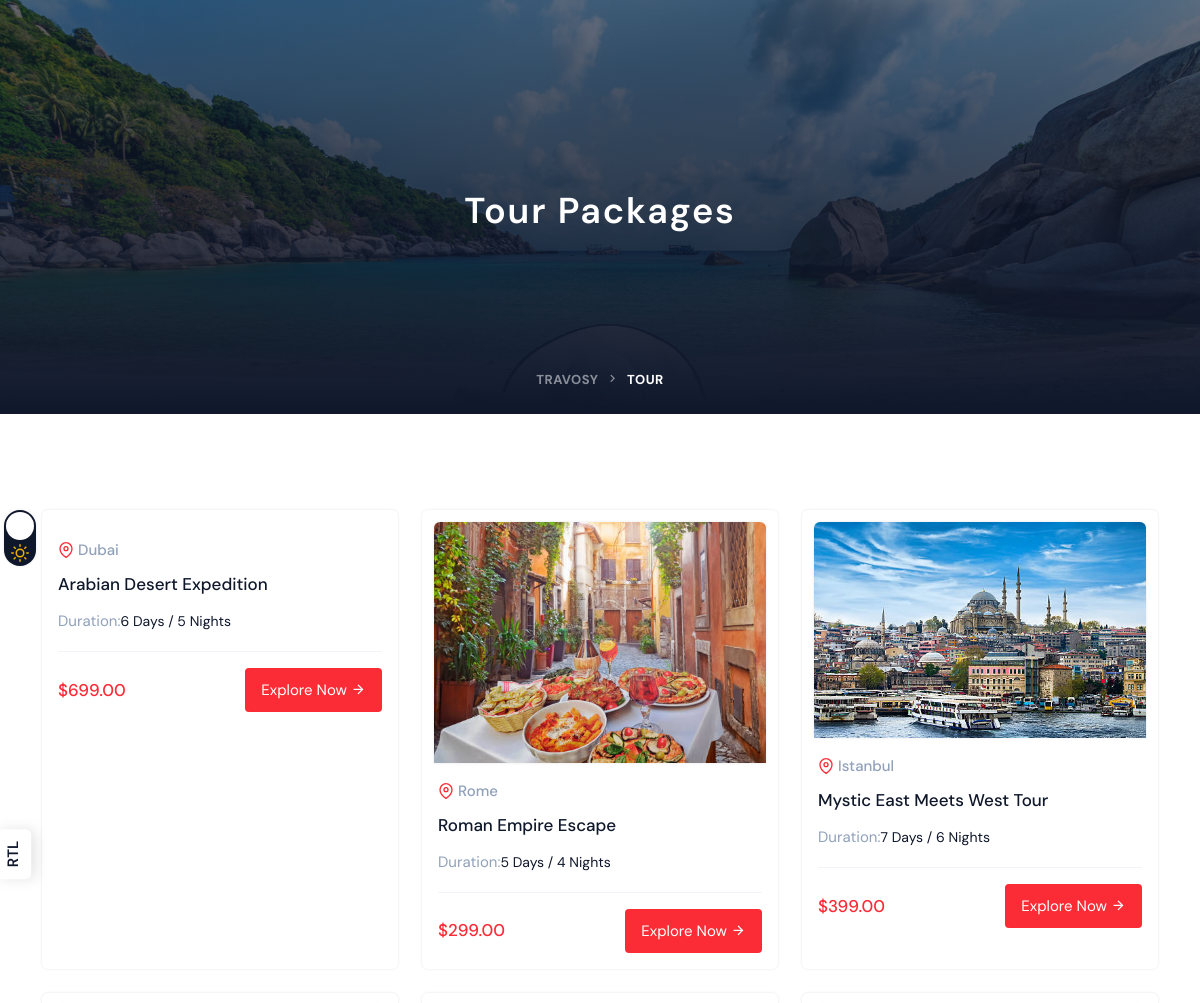
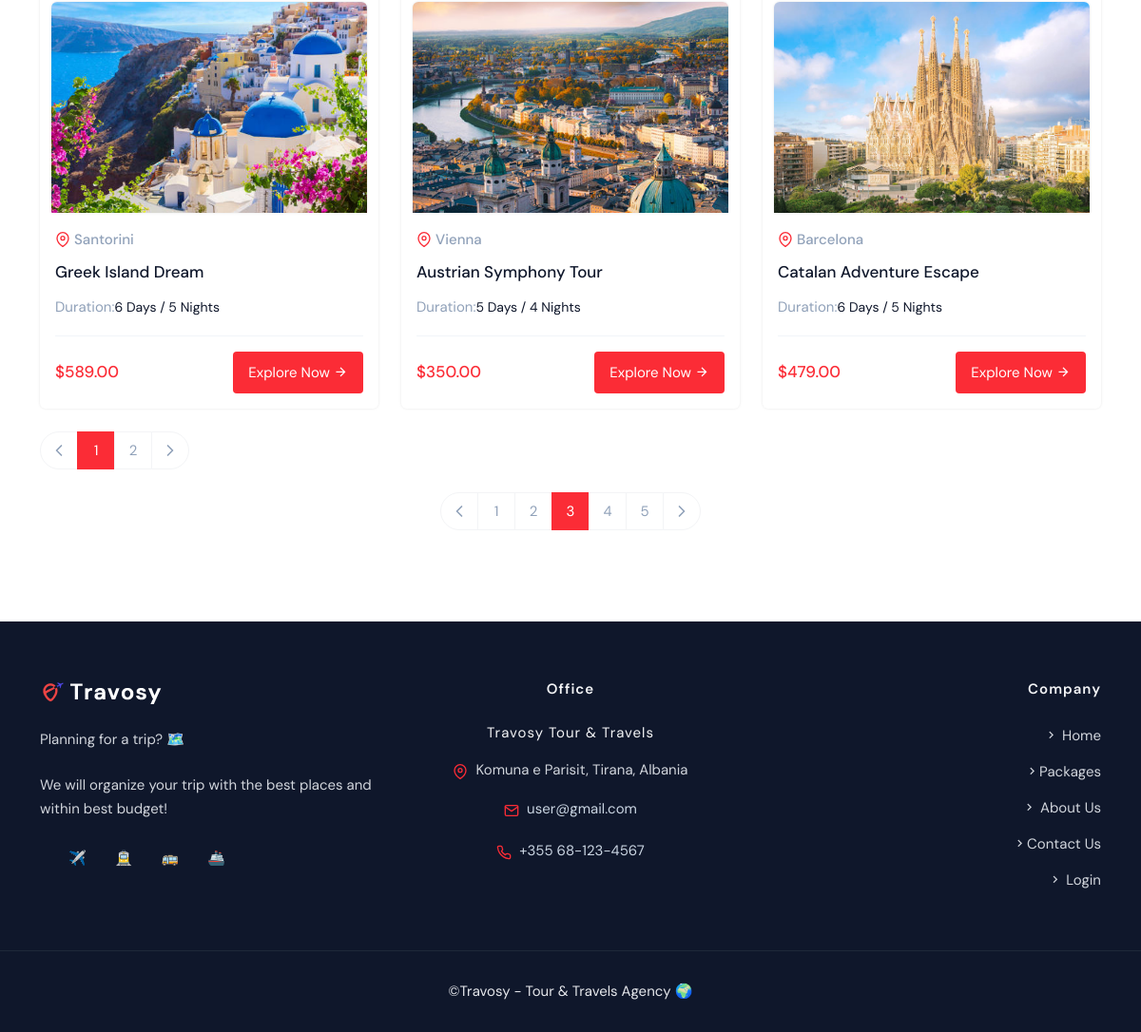
Page /grid.php on the committed database (2 pictures, top to bottom).
### tables this page shows
CREATE TABLE `packages` (
  `package_id` int(11) NOT NULL,
  `departure_city` varchar(100) NOT NULL,
  `destination_city` varchar(100) NOT NULL,
  `name` varchar(150) NOT NULL,
  `description` text DEFAULT NULL,
  `transport_type` enum('bus','flight','train','ship','mixed') NOT NULL,
  `accommodation_type` enum('hotel','airbnb','resort') NOT NULL,
  `hotel_name` varchar(150) DEFAULT NULL,
  `num_nights` int(11) NOT NULL,
  `num_days` int(11) NOT NULL,
  `departure_date` date NOT NULL,
  `return_date` date NOT NULL,
  `base_price` decimal(10,2) NOT NULL,
  `includes_meals` tinyint(1) DEFAULT 0,
  `includes_tour_guide` tinyint(1) DEFAULT 0,
  `max_capacity` int(11) NOT NULL,
  `img1` varchar(2083) DEFAULT NULL,
  `img2` varchar(2083) DEFAULT NULL,
  `img3` varchar(2083) DEFAULT NULL,
  `img4` varchar(2083) DEFAULT NULL,
  `status` enum('active','inactive') DEFAULT 'active',
  `created_at` datetime NOT NULL DEFAULT current_timestamp()
);

### Base/Components/Listing/packages.php (the view, shortened to what this page needs)
<?php
include 'config.php';
$packagesPerPage = 6;
$page = isset($_GET['page']) && is_numeric($_GET['page']) ? (int) $_GET['page'] : 1;
$offset = ($page - 1) * $packagesPerPage;
$totalResult = $conn->query("SELECT COUNT(*) as total FROM packages WHERE status = 'active'");
$totalRow = $totalResult->fetch_assoc();
$totalPackages = $totalRow['total'];
$query = "SELECT * FROM packages WHERE status = 'active' ORDER BY created_at DESC LIMIT $packagesPerPage OFFSET $offset";
$result = $conn->query($query);
if ($result->num_rows > 0):
    while ($item = $result->fetch_assoc()):
?>
<div class="group rounded-md shadow-sm dark:shadow-gray-700">
    <div class="relative overflow-hidden rounded-t-md shadow-sm dark:shadow-gray-700 mx-3 mt-3">
        <img src="<?php echo $static_url . $item['img1']; ?>" class="scale-125 group-hover:scale-100 duration-500" alt="">
    </div>
    <div class="p-4">
        <p class="flex items-center text-slate-400 font-medium mb-2">
            <i data-feather="map-pin" class="text-red-500 size-4 me-1"></i>
            <?php echo htmlspecialchars($item['destination_city']); ?>
        </p>
        <a href="tour-detail-one.php?title=<?php echo urlencode(str_replace(' ', '-', strtolower($item['name']))); ?>"
           class="text-lg font-medium hover:text-red-500 duration-500 ease-in-out">
           <?php echo htmlspecialchars($item['name']); ?>
        </a>
        <div class="flex items-center mt-2">
            <span class="text-slate-400">Duration:</span>
            <span class="text-sm ml-2 text-slate-600 dark:text-white">
                <?php echo "{$item['num_days']} Days / {$item['num_nights']} Nights"; ?>
            </span>
        </div>
        <div class="mt-4 pt-4 flex justify-between items-center border-t border-slate-100 dark:border-gray-800">
            <h5 class="text-lg font-medium text-red-500">$<?php echo number_format($item['base_price'], 2); ?></h5>
            <a href="tour-detail-one.php?title=<?php echo urlencode(str_replace(' ', '-', strtolower($item['name']))); ?>"
               class="inline-block bg-red-500 text-white px-4 py-2 rounded hover:bg-red-600 transition duration-300">
               Explore Now <i class="mdi mdi-arrow-right"></i>
            </a>
        </div>
    </div>
</div>
<?php
    endwhile;
else:
    echo "<p>No packages found.</p>";
endif;
?>
<?php
$totalPages = ceil($totalPackages / $packagesPerPage);
if ($totalPages > 1): ?>
<nav aria-label="Page navigation example">
    <ul class="inline-flex items-center -space-x-px">
        <li>
            <a href="?page=<?php echo max(1, $page - 1); ?>"
               class="size-[40px] inline-flex justify-center items-center text-slate-400 bg-white dark:bg-slate-900 rounded-s-3xl hover:text-white border border-gray-100 dark:border-gray-800 hover:border-red-500 dark:hover:border-red-500 hover:bg-red-500 dark:hover:bg-red-500">
                <i data-feather="chevron-left" class="size-5 rtl:rotate-180 rtl:-mt-1"></i>
            </a>
        </li>
        <?php for ($i = 1; $i <= $totalPages; $i++):
            $active = ($i == $page); ?>
            <li>
                <a href="?page=<?php echo $i; ?>"
                   <?php if ($active): ?>
                     aria-current="page"
                     class="z-10 size-[40px] inline-flex justify-center items-center text-white bg-red-500 border border-red-500"
                   <?php else: ?>
                     class="size-[40px] inline-flex justify-center items-center text-slate-400 hover:text-white bg-white dark:bg-slate-900 border border-gray-100 dark:border-gray-800 hover:border-red-500 dark:hover:border-red-500 hover:bg-red-500 dark:hover:bg-red-500"
                   <?php endif; ?>>
                   <?php echo $i; ?>
                </a>
            </li>
        <?php endfor; ?>
        <li>
            <a href="?page=<?php echo min($totalPages, $page + 1); ?>"
               class="size-[40px] inline-flex justify-center items-center text-slate-400 bg-white dark:bg-slate-900 rounded-e-3xl hover:text-white border border-gray-100 dark:border-gray-800 hover:border-red-500 dark:hover:border-red-500 hover:bg-red-500 dark:hover:bg-red-500">
                <i data-feather="chevron-right" class="size-5 rtl:rotate-180 rtl:-mt-1"></i>
            </a>
        </li>
    </ul>
</nav>
<?php
endif;
?>

### grid.php (shortened to what this page needs)
<?php
$base_dir = __DIR__ . '/Base';
$static_url = '/Travosy/assets';
?>
<section class="relative table w-full items-center py-36 bg-top bg-no-repeat bg-cover" style="background-image: url('<?php echo $static_url . '/images/bg/cta.jpg'; ?>');">
    <div class="absolute inset-0 bg-gradient-to-b from-slate-900/60 via-slate-900/80 to-slate-900"></div>
    <div class="container relative">
        <div class="grid grid-cols-1 pb-8 text-center mt-10">
            <h3 class="text-4xl leading-normal tracking-wider font-semibold text-white">Tour Packages</h3>
        </div>
    </div>
    <div class="absolute text-center z-10 bottom-5 start-0 end-0 mx-3">
        <ul class="tracking-[0.5px] mb-0 inline-block">
            <li class="inline-block uppercase text-[13px] font-bold duration-500 ease-in-out text-white/50 hover:text-white"><a href="index.php">Travosy</a></li>
            <li class="inline-block text-base text-white/50 mx-0.5 ltr:rotate-0 rtl:rotate-180"><i class="mdi mdi-chevron-right"></i></li>
            <li class="inline-block uppercase text-[13px] font-bold duration-500 ease-in-out text-white" aria-current="page">Tour</li>
        </ul>
    </div>
</section>
<section class="relative md:py-24 py-16">
    <div class="container relative">
        <div class="grid lg:grid-cols-3 md:grid-cols-2 grid-cols-1 gap-6">
            <?php
                include "$base_dir/Components/Listing/packages.php";
            ?>
        </div>
        <div class="grid md:grid-cols-12 grid-cols-1 mt-6">
            <div class="md:col-span-12 text-center">
                <?php
                    include "$base_dir/Components/Listing/navigation.php";
                ?>
            </div>
        </div>
    </div>
</section>
<?php
$hero_content = ob_get_clean();
include "$base_dir/style/base.php";
?>

### Base/Components/Listing/navigation.php
<nav aria-label="Page navigation example">
    <ul class="inline-flex items-center -space-x-px">
        <li>
            <a href="#" class="size-[40px] inline-flex justify-center items-center text-slate-400 bg-white dark:bg-slate-900 rounded-s-3xl hover:text-white border border-gray-100 dark:border-gray-800 hover:border-red-500 dark:hover:border-red-500 hover:bg-red-500 dark:hover:bg-red-500">
                <i data-feather="chevron-left" class="size-5 rtl:rotate-180 rtl:-mt-1"></i>
            </a>
        </li>
        <li>
            <a href="#" class="size-[40px] inline-flex justify-center items-center text-slate-400 hover:text-white bg-white dark:bg-slate-900 border border-gray-100 dark:border-gray-800 hover:border-red-500 dark:hover:border-red-500 hover:bg-red-500 dark:hover:bg-red-500">1</a>
        </li>
        <li>
            <a href="#" class="size-[40px] inline-flex justify-center items-center text-slate-400 hover:text-white bg-white dark:bg-slate-900 border border-gray-100 dark:border-gray-800 hover:border-red-500 dark:hover:border-red-500 hover:bg-red-500 dark:hover:bg-red-500">2</a>
        </li>
        <li>
            <a href="#" aria-current="page" class="z-10 size-[40px] inline-flex justify-center items-center text-white bg-red-500 border border-red-500">3</a>
        </li>
        <li>
            <a href="#" class="size-[40px] inline-flex justify-center items-center text-slate-400 hover:text-white bg-white dark:bg-slate-900 border border-gray-100 dark:border-gray-800 hover:border-red-500 dark:hover:border-red-500 hover:bg-red-500 dark:hover:bg-red-500">4</a>
        </li>
        <li>
            <a href="#" class="size-[40px] inline-flex justify-center items-center text-slate-400 hover:text-white bg-white dark:bg-slate-900 border border-gray-100 dark:border-gray-800 hover:border-red-500 dark:hover:border-red-500 hover:bg-red-500 dark:hover:bg-red-500">5</a>
        </li>
        <li>
            <a href="#" class="size-[40px] inline-flex justify-center items-center text-slate-400 bg-white dark:bg-slate-900 rounded-e-3xl hover:text-white border border-gray-100 dark:border-gray-800 hover:border-red-500 dark:hover:border-red-500 hover:bg-red-500 dark:hover:bg-red-500">
                <i data-feather="chevron-right" class="size-5 rtl:rotate-180 rtl:-mt-1"></i>
            </a>
        </li>
    </ul>
</nav>

### Base/style/base.php (shortened to what this page needs)
<?php
$static_url = '/Travosy/assets';
?>
<!DOCTYPE html>
<html lang="en" class="light scroll-smooth" dir="ltr">
    <head>
        <link href="<?php echo $static_url; ?>/libs/swiper/css/swiper.min.css" rel="stylesheet">
        <link href="<?php echo $static_url; ?>/libs/tobii/css/tobii.min.css" rel="stylesheet">
        <link href="<?php echo $static_url; ?>/libs/tiny-slider/tiny-slider.css" rel="stylesheet">
        <link href="<?php echo $static_url; ?>/libs/js-datepicker/datepicker.min.css" rel="stylesheet">
        <link href="<?php echo $static_url; ?>/libs/@mdi/font/css/materialdesignicons.min.css" rel="stylesheet" type="text/css">
        <link rel="stylesheet" href="<?php echo $static_url; ?>/css/output.css">
        <link href="<?php echo $static_url; ?>/css/tailwind.css" rel="stylesheet" type="text/css">
    </head>
    <body class="dark:bg-slate-900">
        <main>
            <?php echo $hero_content ?? ''; ?>
        </main>
        <?php
            include 'footer.php';
        ?>
        <div class="fixed top-1/4 -left-2 z-50">
            <span class="relative inline-block rotate-90">
                <label class="label bg-slate-900 dark:bg-white shadow-sm dark:shadow-gray-800 cursor-pointer rounded-full flex justify-between items-center p-1 w-14 h-8" for="chk">
                    <i data-feather="sun" class="w-[18px] h-[18px] text-yellow-500"></i>
                    <span class="ball bg-white dark:bg-slate-900 rounded-full absolute top-[2px] left-[2px] w-7 h-7"></span>
                </label>
            </span>
        </div>
        <div class="fixed top-[40%] -left-3 z-50">
            <a href="" id="switchRtl">
                <span class="py-1 px-3 relative inline-block rounded-b-md -rotate-90 bg-white dark:bg-slate-900 shadow-md dark:shadow-sm dark:shadow-gray-800 font-semibold ltr:block rtl:hidden">RTL</span>
            </a>
        </div>
    </body>
</html>

### footer.php (shortened to what this page needs)
<footer class="footer bg-slate-900 dark:bg-slate-800 relative text-gray-200 dark:text-gray-200">
    <div class="container relative">
        <div class="grid grid-cols-12">
            <div class="col-span-12">
                <div class="py-[60px] px-0">
                    <div class="grid md:grid-cols-12 grid-cols-1 gap-12">
                          <div class="lg:col-span-4 md:col-span-12">
                            <a href="#" class="text-[22px] focus:outline-none">
                                <img src="<?php echo $static_url; ?>/images/logo-light.png" alt="">
                            </a>
                            <p class="mt-6 text-gray-300">Planning for a trip? 🗺️ </p>
                            <p class="mt-6 text-gray-300">We will organize your trip with the best places and within best budget!</p><br>
                            <p style="display: flex; gap: 30px;">
                                <span>✈️</span>
                                <span>🚊</span>
                                <span>🚌</span>
                                <span>🚢</span>
                            </p>
                        </div>
                        <div class="lg:col-span-4 md:col-span-6 flex flex-col items-center">
                            <div class="w-full">
                                <h5 class="tracking-[1px] text-gray-100 font-semibold text-center">Office</h5>
                                <h5 class="tracking-[1px] text-gray-100 mt-6 font-normal text-center">Travosy Tour & Travels</h5>
                                <div class="mt-4 flex items-center justify-center">
                                    <i data-feather="map-pin" class="size-4 text-red-500 me-2 mt-1"></i>
                                    <h6 class="text-gray-300 ml-1">Komuna e Parisit, Tirana, Albania</h6>
                                </div>
                                <div class="mt-4 flex items-center justify-center">
                                    <i data-feather="mail" class="size-4 text-red-500 me-2 mt-1"></i>
                                    <a href="mailto:contact@example.com" class="text-slate-300 hover:text-slate-400 duration-500 ease-in-out ml-1">user@gmail.com</a>
                                </div>
                                <div class="mt-4 flex items-center justify-center">
                                    <i data-feather="phone" class="size-4 text-red-500 me-2 mt-1"></i>
                                    <a href="tel:+152534-468-854" class="text-slate-300 hover:text-slate-400 duration-500 ease-in-out ml-1">+355 68-123-4567</a>
                                </div>
                            </div>
                        </div>
                        <div class="lg:col-span-4 md:col-span-6 flex flex-col items-end">
                            <div class="w-full">
                                <h5 class="tracking-[1px] text-gray-100 font-semibold text-right">Company</h5>
                                <ul class="list-none footer-list mt-6 text-right">
                                    <li><a href="/Travosy/index.php" class="text-gray-300 hover:text-gray-400 duration-500 ease-in-out"><i class="mdi mdi-chevron-right"></i> Home </a></li>
                                    <li class="mt-[10px]"><a href="/Travosy/grid.php" class="text-gray-300 hover:text-gray-400 duration-500 ease-in-out"><i class="mdi mdi-chevron-right"></i>Packages</a></li>
                                    <li class="mt-[10px]"><a href="/Travosy/aboutus.php" class="text-gray-300 hover:text-gray-400 duration-500 ease-in-out"><i class="mdi mdi-chevron-right"></i> About Us</a></li>
                                    <li class="mt-[10px]"><a href="/Travosy/contact.php" class="text-gray-300 hover:text-gray-400 duration-500 ease-in-out"><i class="mdi mdi-chevron-right"></i>Contact Us</a></li>
                                    <li class="mt-[10px]"><a href="/Travosy/login.php" class="text-gray-300 hover:text-gray-400 duration-500 ease-in-out"><i class="mdi mdi-chevron-right"></i> Login</a></li>
                                </ul>
                            </div>
                        </div>
                    </div>
                </div>
            </div>
        </div>
    </div>
    <div class="py-[30px] px-0 border-t border-gray-800 dark:border-gray-700">
        <div class="container relative">
            <div class="grid grid-cols-12">
                <div class="col-span-12 text-center">
                    <p class="mb-0">©Travosy - Tour & Travels Agency 🌍 </p>
                </div>
            </div>
        </div>
    </div>
</footer>

### rows in the picture
packages: destination_city "Dubai", name "Arabian Desert Expedition", num_days "6", num_nights "5", base_price "699.00"
packages: img1 (picture), destination_city "Rome", name "Roman Empire Escape", num_days "5", num_nights "4", base_price "299.00"
packages: img1 (picture), destination_city "Istanbul", name "Mystic East Meets West Tour", num_days "7", num_nights "6", base_price "399.00"
packages: img1 (picture), destination_city "Santorini", name "Greek Island Dream", num_days "6", num_nights "5", base_price "589.00"
packages: img1 (picture), destination_city "Vienna", name "Austrian Symphony Tour", num_days "5", num_nights "4", base_price "350.00"
packages: img1 (picture), destination_city "Barcelona", name "Catalan Adventure Escape", num_days "6", num_nights "5", base_price "479.00"
